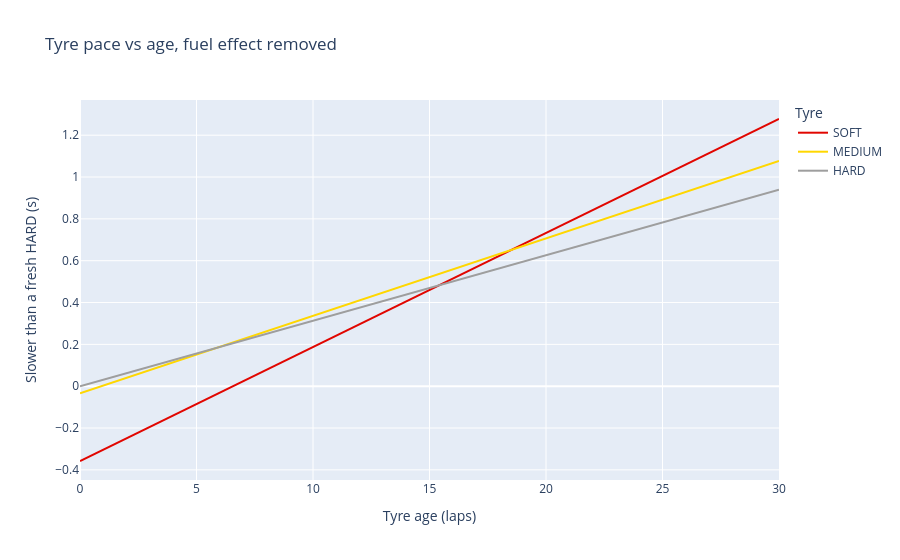

Notebook source saved alongside this figure:
### Code cell
ages = np.arange(0, 31)

pace = pd.DataFrame({
    "Tyre age (laps)": ages,
    "SOFT": result["Is_SOFT"] + result["Age_SOFT"] * ages,
    "MEDIUM": result["Is_MEDIUM"] + result["Age_MEDIUM"] * ages,
    "HARD": result["Age_HARD"] * ages,
})

fig = px.line(
    pace, x="Tyre age (laps)", y=["SOFT", "MEDIUM", "HARD"],
    color_discrete_map=tyre_colors,
    labels={"value": "Slower than a fresh HARD (s)", "variable": "Tyre"},
    title="Tyre pace vs age, fuel effect removed",
)
fig.show()

### Figure 1 — Plotly figure (JSON) as saved in the notebook; plotly's stock layout.template omitted (floating-point values rounded to 4 significant figures)
{"data": [{"hovertemplate": "Tyre=SOFT<br>Tyre age (laps)=%{x}<br>Slower than a fresh HARD (s)=%{y}<extra></extra>", "legendgroup": "SOFT", "line": {"color": "#E10600", "dash": "solid"}, "marker": {"symbol": "circle"}, "mode": "lines", "name": "SOFT", "orientation": "v", "showlegend": true, "type": "scatter", "x": [0, 1, 2, 3, 4, 5, 6, 7, 8, 9, 10, 11, 12, 13, 14, 15, 16, 17, 18, 19, 20, 21, 22, 23, 24, 25, 26, 27, 28, 29, 30], "xaxis": "x", "y": [-0.3576, -0.3031, -0.2486, -0.1941, -0.1396, -0.0851, -0.0306, 0.0239, 0.0784, 0.1329, 0.1874, 0.2419, 0.2964, 0.3509, 0.4054, 0.4599, 0.5144, 0.5689, 0.6234, 0.6779, 0.7324, 0.7869, 0.8414, 0.8959, 0.9504, 1.005, 1.059, 1.114, 1.168, 1.223, 1.277], "yaxis": "y"}, {"hovertemplate": "Tyre=MEDIUM<br>Tyre age (laps)=%{x}<br>Slower than a fresh HARD (s)=%{y}<extra></extra>", "legendgroup": "MEDIUM", "line": {"color": "#FFD700", "dash": "solid"}, "marker": {"symbol": "circle"}, "mode": "lines", "name": "MEDIUM", "orientation": "v", "showlegend": true, "type": "scatter", "x": [0, 1, 2, 3, 4, 5, 6, 7, 8, 9, 10, 11, 12, 13, 14, 15, 16, 17, 18, 19, 20, 21, 22, 23, 24, 25, 26, 27, 28, 29, 30], "xaxis": "x", "y": [-0.0336, 0.0034, 0.0404, 0.0774, 0.1144, 0.1514, 0.1884, 0.2254, 0.2624, 0.2994, 0.3364, 0.3734, 0.4104, 0.4474, 0.4844, 0.5214, 0.5584, 0.5954, 0.6324, 0.6694, 0.7064, 0.7434, 0.7804, 0.8174, 0.8544, 0.8914, 0.9284, 0.9654, 1.002, 1.039, 1.076], "yaxis": "y"}, {"hovertemplate": "Tyre=HARD<br>Tyre age (laps)=%{x}<br>Slower than a fresh HARD (s)=%{y}<extra></extra>", "legendgroup": "HARD", "line": {"color": "#9E9E9E", "dash": "solid"}, "marker": {"symbol": "circle"}, "mode": "lines", "name": "HARD", "orientation": "v", "showlegend": true, "type": "scatter", "x": [0, 1, 2, 3, 4, 5, 6, 7, 8, 9, 10, 11, 12, 13, 14, 15, 16, 17, 18, 19, 20, 21, 22, 23, 24, 25, 26, 27, 28, 29, 30], "xaxis": "x", "y": [0.0, 0.0313, 0.0626, 0.0939, 0.1252, 0.1565, 0.1878, 0.2191, 0.2504, 0.2817, 0.313, 0.3443, 0.3756, 0.4069, 0.4382, 0.4695, 0.5008, 0.5321, 0.5634, 0.5947, 0.626, 0.6573, 0.6886, 0.7199, 0.7512, 0.7825, 0.8138, 0.8451, 0.8764, 0.9077, 0.939], "yaxis": "y"}], "layout": {"legend": {"title": {"text": "Tyre"}, "tracegroupgap": 0}, "title": {"text": "Tyre pace vs age, fuel effect removed"}, "xaxis": {"anchor": "y", "domain": [0, 1], "title": {"text": "Tyre age (laps)"}}, "yaxis": {"anchor": "x", "domain": [0, 1], "title": {"text": "Slower than a fresh HARD (s)"}}}}
